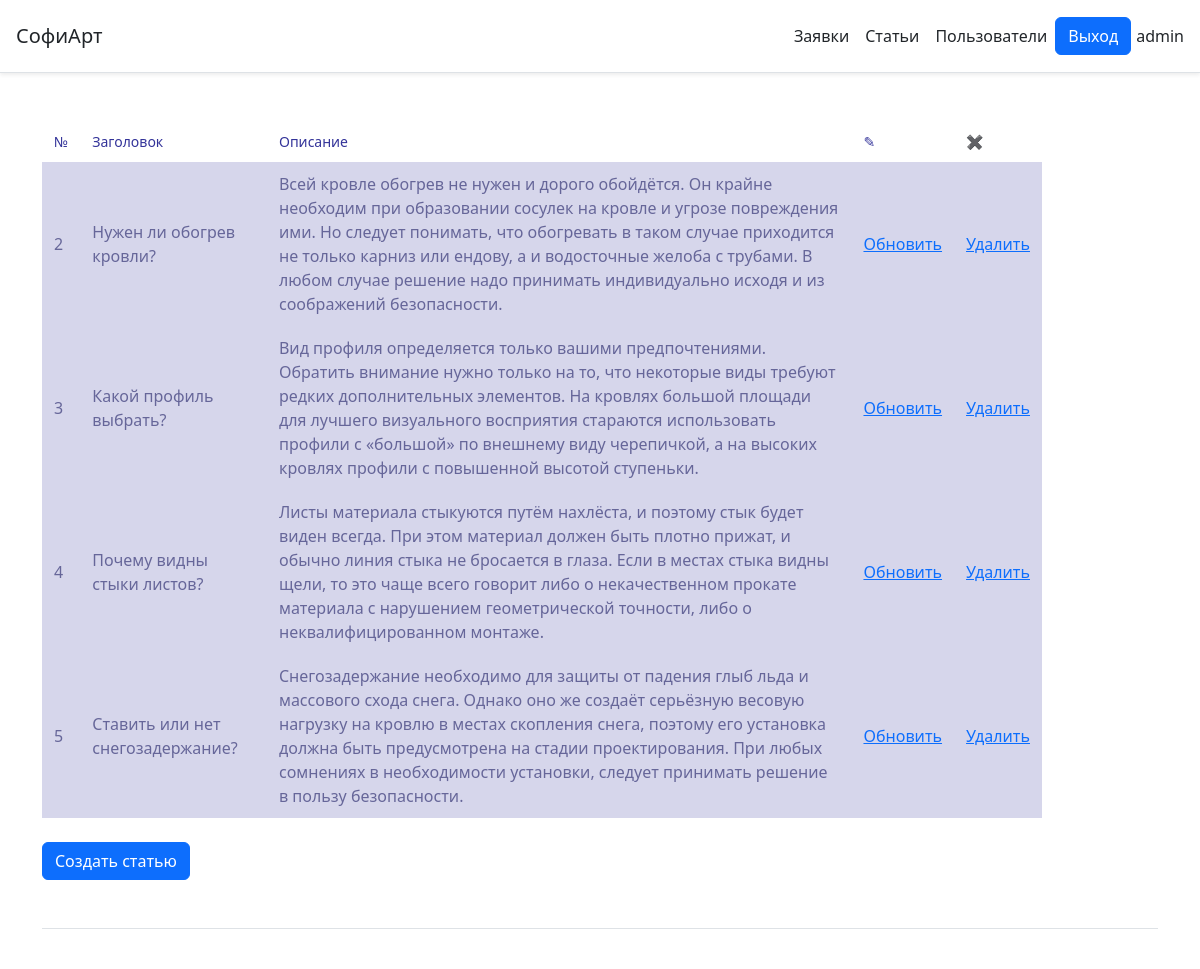
The app's page /admin/section.php (signed in) with its own data.
### tables this page shows
CREATE TABLE `articles` (
  `id` int(11) NOT NULL,
  `header` varchar(255) DEFAULT NULL,
  `description` mediumtext DEFAULT NULL,
  `staff_id` int(11) DEFAULT NULL
);

### admin/section.php (the view, shortened to what this page needs)
<?php
require_once '../include/connect.php';
$result = mysqli_query($connect, "SELECT * FROM `articles`");
?>
<!DOCTYPE html>
<html lang="en" >
  <head>
    <link rel="stylesheet" href="../css/style.css">
    <link rel="stylesheet" href="https://cdn.jsdelivr.net/npm/bootstrap@5.2.2/dist/css/bootstrap.min.css">
  </head>
  <body>
    <?php if(!empty($_SESSION['staff']['first_name'])):?>
  <div class="d-flex flex-column flex-md-row align-items-center p-3
  px-mb-4 mb-3 bg-white border-bottom shadow-sm">
    <h5 class="my-0 mr-md-auto font-weight-normal">СофиАрт</h5>
    <nav class="d-inline-flex mt-2 mt-md-0 ms-md-auto">
      <a class="p-2 text-dark text-decoration-none" href="trunk.php">Заявки</a>
      <a class="p-2 text-dark text-decoration-none" href="section.php">Статьи</a>
      <a class="p-2 text-dark text-decoration-none" href="userss.php">Пользователи</a>
    </nav>
    <a href="loggout.php" class="btn btn-primary ">Выход</a>
    <a style="margin: 2px 0;margin-left: 5px;"><?= $_SESSION['staff']['first_name'] ?></a>
</div>
      <div  class="container mt-5">
        <table  width="1000" class="sold">
         <thead>
          <tr>
            <th>№</th>
            <th>Заголовок</th>
            <th>Описание</th>
            <th>&#9998;</th>
            <th>&#10006;</th>
          </tr>
         </thead>
        <tbody>
              <?php
                $result = mysqli_fetch_all($result);
                foreach($result as $claus) {
              ?>
              <tr>
                <td><?= $claus[0] ?></td>
                <td><?= $claus[1] ?></td>
                <td><?= $claus[2] ?></td>
                <td><a href="refresh.php?id=<?= $claus[0] ?>">Обновить</a></td>
                <td><a href="../include/delete2.php?id=<?= $claus[0] ?>">Удалить</a></td>
              </tr>
              <?php
                }
              ?>
        </tbody>
      </table><br>
      <form action="add.php">
        <button type="submit"  class="btn btn-primary">Создать статью</button>
      </form>
      </div>
      <?php require "foother1.php" ?>
    <?php else:
        echo '<h3 class="p-2 text-dark text-decoration-none">Отказано</h3>';
        echo '<a href="/" class="btn btn-primary" >На главную</a>';
    ?>
    <?php endif ?>
  </body>
</html>

### css/style.css (style rules this page uses)
th { font-weight: normal; font-size: 14px; color: #339; padding: 10px 12px; background: white; }
td { color: #669; border-top: 1px solid white; padding: 10px 12px; background: rgba(51, 51, 153, .2); transition: .3s; }

### records on screen
articles: id "2", header "Нужен ли обогрев кровли?", description "Всей кровле обогрев не нужен и дорого обойдётся. Он крайне необходим при образовании сосулек на кровле и угрозе повреждения ими. Но следует понимать, что обогревать в таком случае приходится не только карниз или ендову, а и водосточные желоба с трубами. В любом случае решение надо принимать индивидуально исходя и из соображений безопасности."
articles: id "3", header "Какой профиль выбрать?", description "Вид профиля определяется только вашими предпочтениями. Обратить внимание нужно только на то, что некоторые виды требуют редких дополнительных элементов. На кровлях большой площади для лучшего визуального восприятия стараются использовать профили с «большой» по внешнему виду черепичкой, а на высоких кровлях профили с повышенной высотой ступеньки."
articles: id "4", header "Почему видны стыки листов?", description "Листы материала стыкуются путём нахлёста, и поэтому стык будет виден всегда. При этом материал должен быть плотно прижат, и обычно линия стыка не бросается в глаза. Если в местах стыка видны щели, то это чаще всего говорит либо о некачественном прокате материала с нарушением геометрической точности, либо о неквалифицированном монтаже."
articles: id "5", header "Ставить или нет снегозадержание?", description "Снегозадержание необходимо для защиты от падения глыб льда и массового схода снега. Однако оно же создаёт серьёзную весовую нагрузку на кровлю в местах скопления снега, поэтому его установка должна быть предусмотрена на стадии проектирования. При любых сомнениях в необходимости установки, следует принимать решение в пользу безопасности."

### other values on screen
$_SESSION['staff']['first_name'] "admin"
